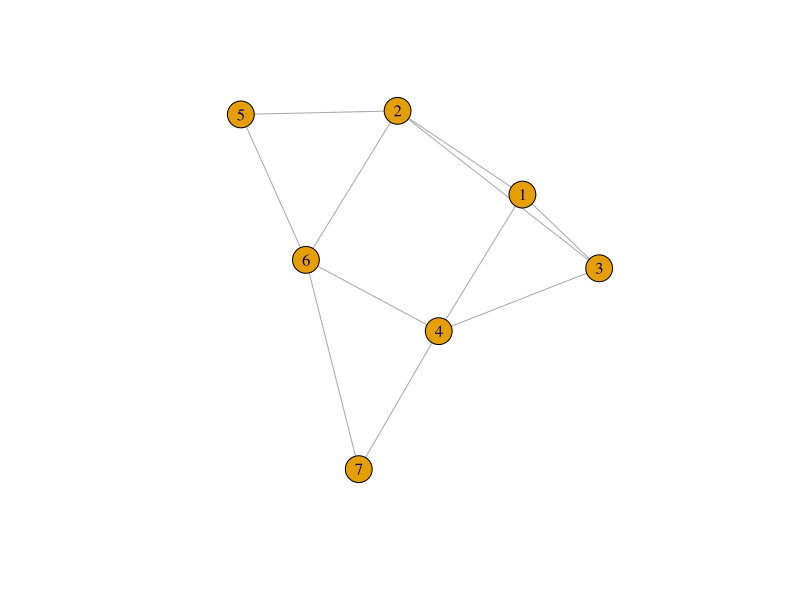
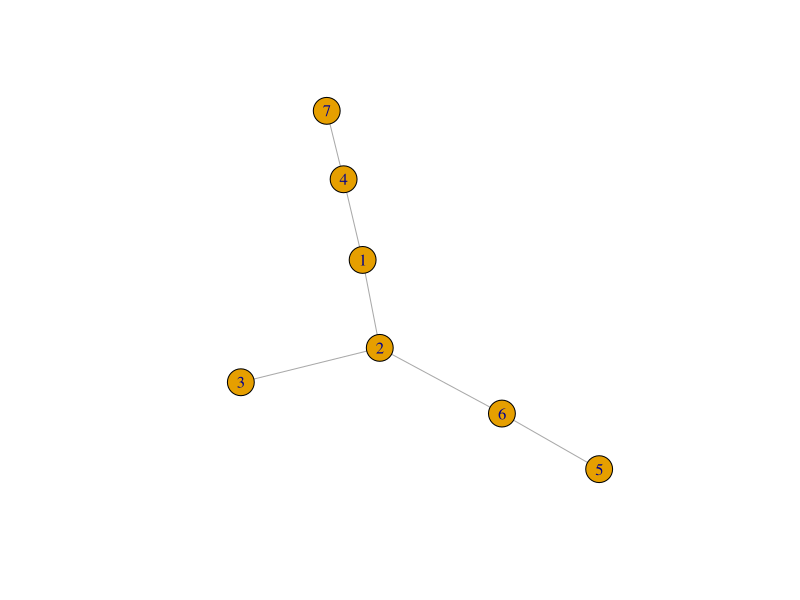

Source code (R) for these figures, in order:

C = matrix(0,nrow=7,ncol=7)
C[1,2]<-5 #Manually inputting C matrix for one way
C[1,3]<-6
C[1,4]<-7
C[2,3]<-2
C[2,5]<-6
C[2,6]<-3
C[4,7]<-5
C[4,6]<-9
C[3,4]<-7
C[6,7]<-7
C[5,6]<-2

# Fill adjacency matrix up 
for(j in 1:ncol(C))
{ 
  # This adds the C of edges going the opposite ways
  for(i in 1:nrow(C))
  {
    # Sets the Cs of the edges travelling the opposite way
    C[i,j]<-C[j,i]
  }
}



Prim<-function(C){
# Manual first step of algorithm 
#and then loop to generate spanning tree. 

# Num of points
num_pts = dim(C)[1]

# Makes df that will hold edges 
#of tree (as pairs pt = from and to = next point in tree) 
points_paths = data.frame(pt = rep(0, num_pts - 1), to = rep(-1,num_pts - 1))

# Starting point 
pt0 = 1

# Set first point to starting position  
tree_pts = matrix(0, nrow = num_pts, ncol = num_pts)
non_pts = diag(num_pts)

# Push our first point into tree and take first point out of non tree set
tree_pts[pt0, pt0] = 1
non_pts[pt0, pt0] = 0 

# Nice matrix calculation to keep track of possible additions 
poss_edges = tree_pts %*% C %*% non_pts

# Find the minimum distance edge to add
edge = which(poss_edges == min(poss_edges[poss_edges > 0]), arr.ind = T)

# Add edge to tracker 
points_paths[1, ] = edge 

# Update matrices as needed 
tree_pts[edge[2], edge[2]] = 1
non_pts[edge[2], edge[2]] = 0

# Next we will repeat these calcs in a loop 
for(i in 2:(num_pts-1))
{
  # Get possible edges to add
  poss_edges = tree_pts %*% C %*% non_pts
  
  # Prim Algo step
  min_edges = which(poss_edges == min(poss_edges[poss_edges > 0]), arr.ind = T)
  
  # Only grab 1 edge of possible min edges
  edge = min_edges[1,]
  
  # Add to edge tracker
  points_paths[i,] = edge
  
  # Correct our matrices that track our "sets"
  tree_pts[edge[2], edge[2]] = 1
  non_pts[edge[2], edge[2]] = 0
  
}
points_paths
}

A<- Prim(C)
A

library(igraph)

g1<- graph_from_adjacency_matrix(C, mode =  "undirected", weighted = TRUE,
  diag = TRUE, add.colnames = NULL, add.rownames = NA)

E(g1)$weight = c(5,6,7,2,6,3,5,9,7,7,2)

plot(g1)

edges<-A

str(edges)

edge = c()
for(i in A)
    for (j in i)
        edge <- c(edge,j)

g <- graph(edge,n=max(edge), directed = FALSE)

plot(g)

